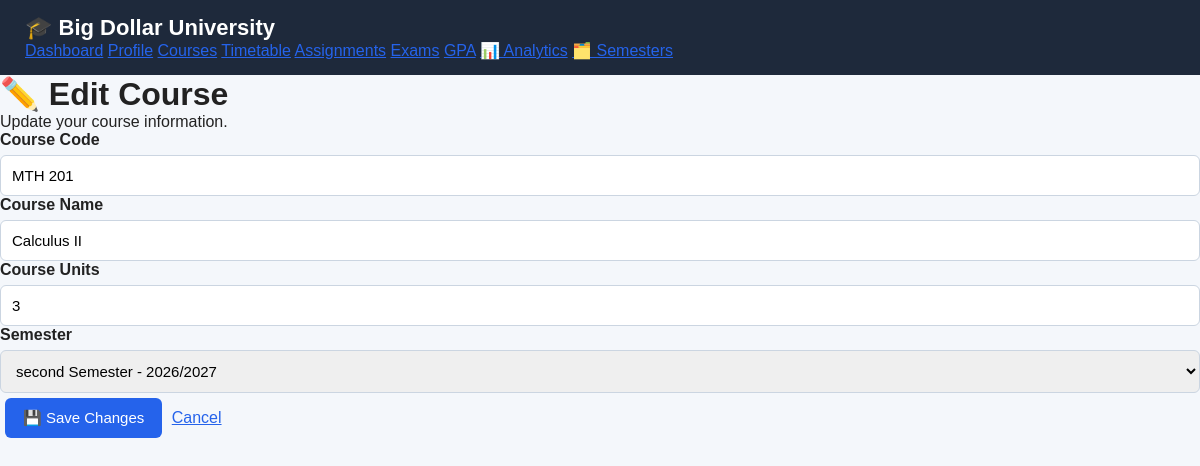
Screenshot of /course/1/edit with the database file from the repository.
### tables this page shows
CREATE TABLE courses (
            id INTEGER PRIMARY KEY AUTOINCREMENT,
            course_code TEXT NOT NULL,
            course_name TEXT NOT NULL,
            units INTEGER NOT NULL
        , semester_id INTEGER, user_id INTEGER);

CREATE TABLE semesters (
    id INTEGER PRIMARY KEY AUTOINCREMENT,
    name TEXT NOT NULL,
    academic_year TEXT NOT NULL,
    is_current INTEGER DEFAULT 0
, term TEXT);

### app.py (the view, shortened to what this page needs)
@app.route("/course/<int:course_id>/edit", methods=["GET", "POST"])
def edit_course(course_id):
    connection = get_db()
    cursor = connection.cursor()
    cursor.execute("""
        SELECT *
        FROM courses
        WHERE id = ?
    """, (course_id,))
    course = cursor.fetchone()
    if course is None:
        connection.close()
        return "Course not found.", 404
    cursor.execute("""
        SELECT id, name, academic_year
        FROM semesters
        ORDER BY id
    """)
    semesters = cursor.fetchall()
    connection.close()
    return render_template(
        "edit_course.html",
        course=course,
        semesters=semesters
    )

### app.py (called while the page is built)
def get_db():
    connection = sqlite3.connect(DATABASE)
    connection.row_factory = sqlite3.Row
    return connection

### templates/edit_course.html (shortened to what this page needs)
<!DOCTYPE html>
<html lang="en">
<head>
    <link rel="stylesheet"
          href="{{ url_for('static', filename='style.css') }}">
</head>
<body>
<nav>
    <div class="nav-container">
        <div class="logo">
            🎓 Big Dollar University
        </div>
        <div class="nav-links">
            <a href="/">Dashboard</a>
            <a href="/profile">Profile</a>
            <a href="/courses">Courses</a>
            <a href="/timetable">Timetable</a>
            <a href="/assignments">Assignments</a>
            <a href="/exams">Exams</a>
            <a href="/gpa">GPA</a>
            <a href="/analytics">📊 Analytics</a>
            <a href="/semesters">🗂️ Semesters</a>
        </div>
    </div>
</nav>
<div class="container">
    <h1>✏️ Edit Course</h1>
    <p>Update your course information.</p>
    <form method="POST">
        <label for="course_code">
            Course Code
        </label>
        <input
            type="text"
            id="course_code"
            name="course_code"
            value="{{ course['course_code'] }}"
            placeholder="Example: MTH 201"
            required
        >
        <label for="course_name">
            Course Name
        </label>
        <input
            type="text"
            id="course_name"
            name="course_name"
            value="{{ course['course_name'] }}"
            placeholder="Example: Calculus II"
            required
        >
        <label for="units">
            Course Units
        </label>
        <input
            type="number"
            id="units"
            name="units"
            value="{{ course['units'] }}"
            min="1"
            max="10"
            required
        >
        <label for="semester_id">
            Semester
        </label>
        <select
            id="semester_id"
            name="semester_id"
            required
        >
            {% for semester in semesters %}
                <option
                    value="{{ semester['id'] }}"
                    {% if semester['id'] == course['semester_id'] %}
                        selected
                    {% endif %}
                >
                    {{ semester['name'] }} - {{ semester['academic_year'] }}
                </option>
            {% endfor %}
        </select>
        <button type="submit">
            💾 Save Changes
        </button>
        <a href="/courses">
            Cancel
        </a>
    </form>
</div>
</body>
</html>

### static/style.css (style rules this page uses)
* { box-sizing: border-box; margin: 0; padding: 0; }
body { font-family: Arial, sans-serif; background: #f4f7fb; color: #222; }
nav { background: #1e293b; padding: 15px 25px; display: flex; justify-content: space-between; align-items: center; flex-wrap: wrap; }
nav .logo { color: white; font-size: 22px; font-weight: bold; }
label { font-weight: bold; }
input, select, textarea { width: 100%; padding: 11px; margin-top: 6px; border: 1px solid #cbd5e1; border-radius: 6px; font-size: 15px; }
button { background: #2563eb; color: white; border: none; padding: 11px 18px; border-radius: 6px; cursor: pointer; font-size: 15px; margin: 5px; }
a { color: #2563eb; }

### rows the page displays
courses: course_code "MTH 201", course_name "Calculus II", units "3", semester_id "second Semester - 2026/2027"
